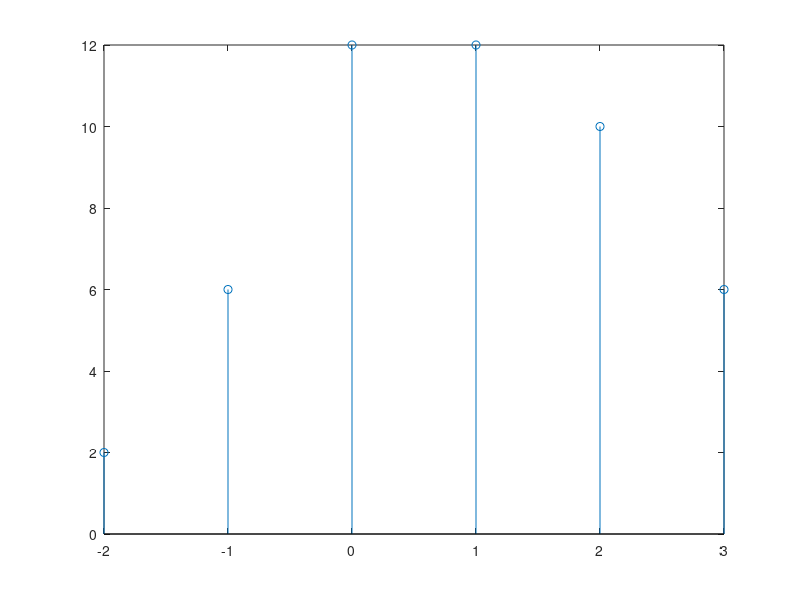

Recreate this plot in MATLAB.
clc
clear all;
close all;
x=[1 2 3];
h=[2 2 2 2];
k=length(x);
n=k+length(h)-1;
for i=1:n
y(i)=0;
for j=1:k
if (i-j+1>0)
    if (i-j+1<5)
        y(i)=y(i)+x(j)*h(i-j+1);
    end
end
end
end
n1=-2:1:3;
stem(n1,y);
clc
clear all;
close all;
x=[1 2 3];
h=[2 2 2 2];
y=conv(x,h)
disp(y)
n1=-2:1:3;
stem(n1,y)